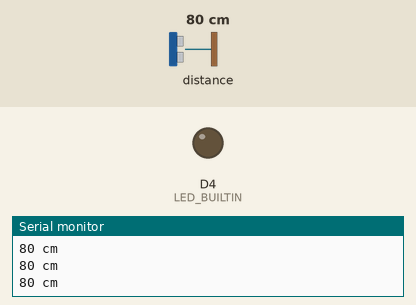
The sketch below on a simulated ESP8266 (NodeMCU). Parts: output pins drawn as LEDs (lit = HIGH, except the on-board LED, lit = LOW), the last lines printed to the serial monitor. Wiring (inferred from the names in the program): ultrasonic range finder: trigger D2; echo D3. The inputs (shaded band) are chosen by the test bench; at power-on: distance to the obstacle 80 cm. The echo pulse lasts 58.3 µs per cm; pins used as bus, display or sensor lines are not drawn.

Above: at 1.3 s.
1.4 s: distance to the obstacle set to 11 cm
2.9 s: distance to the obstacle set to 8 cm
At 4.1 s:
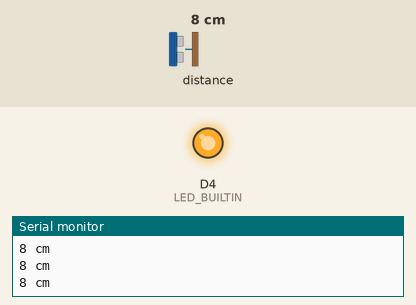
4.5 s: distance to the obstacle set to 18 cm
At 5.3 s:
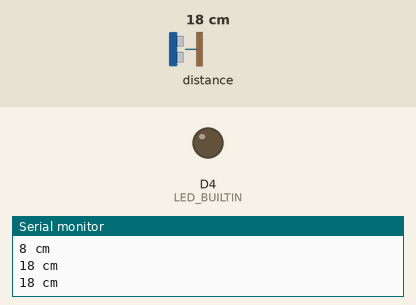
6.0 s: distance to the obstacle set to 2 cm
At 6.6 s:
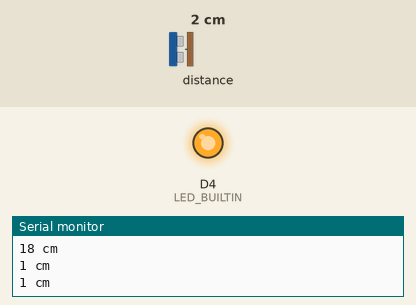
Timing chart, 0 to 8.5 s (numbered marks = the images above; inputs shaded):
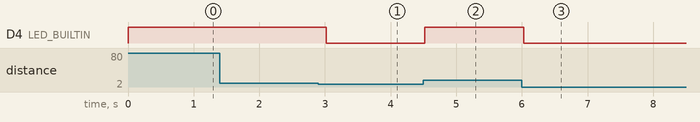

Measured:
- the behaviour switches between 10 and 9 cm on distance to the obstacle (found by bisection; images 0 and 1)
- after the input at 2.9 s, D4 (LED_BUILTIN): HIGH → LOW after 0.12 s
- after the input at 4.5 s, D4 (LED_BUILTIN): LOW → HIGH at once
- after the input at 6.0 s, D4 (LED_BUILTIN): HIGH → LOW at once

The sketch:

Ultrasonic_Distance.ino
```cpp
#define trigPin D2
#define echoPin D3

void setup() {
  pinMode(trigPin, OUTPUT);
  pinMode(echoPin, INPUT);
  pinMode(LED_BUILTIN, OUTPUT);

  Serial.begin(74880);
  Serial.println("2. ULTRASONIC DISTANCE");
}

void loop() {
  long duration, distance;
  digitalWrite(trigPin, LOW);  // Added this line
  delayMicroseconds(2); // Added this line
  digitalWrite(trigPin, HIGH);
//  delayMicroseconds(1000); - Removed this line
  delayMicroseconds(10); // Added this line
  digitalWrite(trigPin, LOW);
  duration = pulseIn(echoPin, HIGH);
  distance = (duration/2) / 29.1;
  if (distance < 10) {  // This is where the LED On/Off happens
    digitalWrite(LED_BUILTIN,LOW);
  }
  else {
    digitalWrite(LED_BUILTIN,HIGH);
  }
  if (distance >= 200 || distance <= 0){
    Serial.println("Out of range");
  }
  else {
    Serial.print(distance);
    Serial.println(" cm");
  }
  delay(500);
}
```
